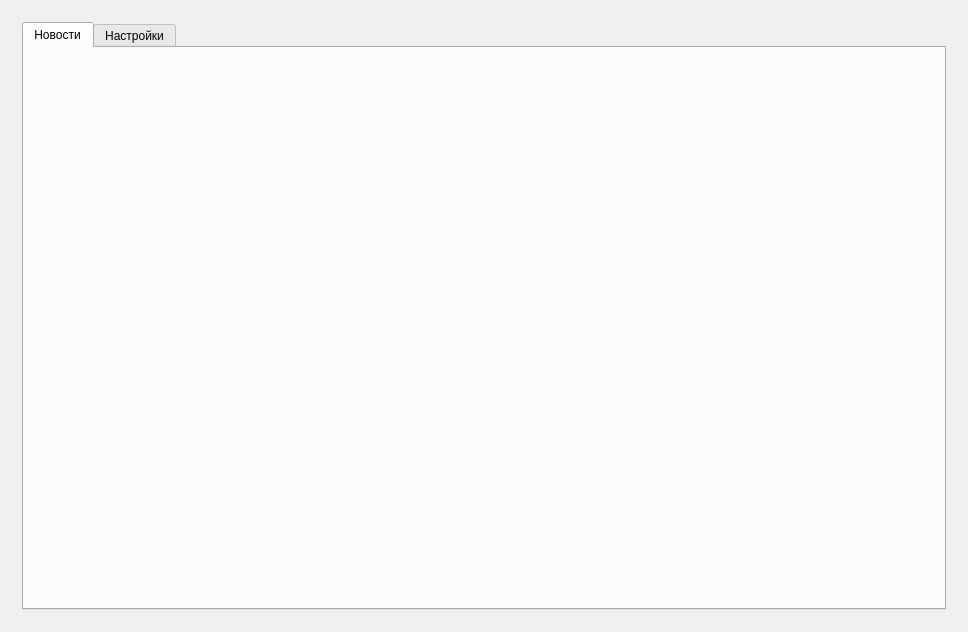
<?xml version="1.0" encoding="UTF-8"?>
<ui version="4.0">
 <class>MainWindow</class>
 <widget class="QMainWindow" name="MainWindow">
  <property name="enabled">
   <bool>true</bool>
  </property>
  <property name="geometry">
   <rect>
    <x>0</x>
    <y>0</y>
    <width>968</width>
    <height>632</height>
   </rect>
  </property>
  <property name="sizePolicy">
   <sizepolicy hsizetype="Fixed" vsizetype="Fixed">
    <horstretch>0</horstretch>
    <verstretch>0</verstretch>
   </sizepolicy>
  </property>
  <property name="windowTitle">
   <string>Новостной агрегатор</string>
  </property>
  <widget class="QWidget" name="centralWidget">
   <layout class="QHBoxLayout" name="horizontalLayout">
    <item>
     <widget class="QStackedWidget" name="stackedWidget">
      <property name="currentIndex">
       <number>0</number>
      </property>
      <widget class="QWidget" name="page">
       <layout class="QVBoxLayout" name="verticalLayout">
        <item>
         <widget class="QTabWidget" name="tabWidget">
          <property name="currentIndex">
           <number>0</number>
          </property>
          <widget class="AllNewsTab" name="allNewsTab">
           <attribute name="title">
            <string>Новости</string>
           </attribute>
          </widget>
          <widget class="SettingsTab" name="settingsTab">
           <attribute name="title">
            <string>Настройки</string>
           </attribute>
          </widget>
         </widget>
        </item>
       </layout>
      </widget>
     </widget>
    </item>
   </layout>
  </widget>
 </widget>
 <layoutdefault spacing="6" margin="11"/>
 <customwidgets>
  <customwidget>
   <class>AllNewsTab</class>
   <extends>QWidget</extends>
   <header location="global">allnewstab.h</header>
   <container>1</container>
  </customwidget>
  <customwidget>
   <class>SettingsTab</class>
   <extends>QWidget</extends>
   <header location="global">settingstab.h</header>
   <container>1</container>
  </customwidget>
 </customwidgets>
 <resources/>
 <connections/>
</ui>
